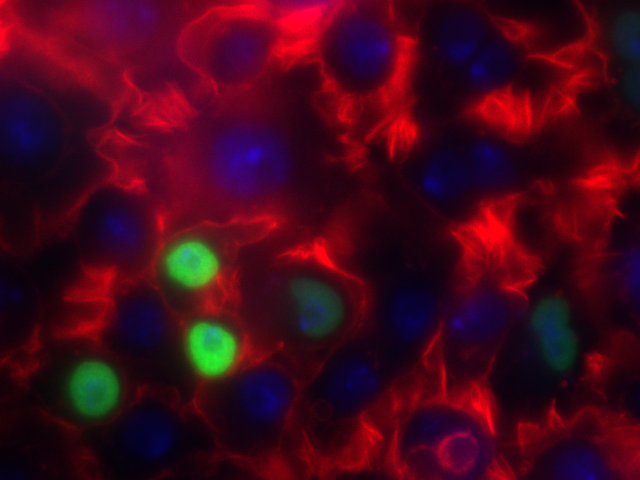
#> input picture lectures/ComputerVision/image1.png, 640 x 480 px
$ jupyter execute --allow-errors Bioimaging1.ipynb   (shell and % lines are left out)
#> lines starting #> are read from the running program, lines starting #| are printed output that depends on the picture; after the words box and inside, x2 and y2 are one past the last pixel; in counts of white or black regions, pixels touching at a corner belong together
# Lecture 19: Bioimaging I

CBIO (CSCI) 4835/6835: Introduction to Computational Biology

## Overview and Objectives

Now that we've covered the basics of computer vision, let's look at how this can be applied in a biological setting with some in-depth examples of how to analyze biological images. By the end of this lecture, you should be able:

 - Explain convolutional filters and how they perform operations such as blurring, sharpening, and edge finding
 - Implement erosion and dilation and define them in the context of image processing
 - Provide an end-to-end example of how to segment an image (for example: count cells)

## Part 1: Filters

What does "filter" mean to you?

Instagram?

Photoshop?

Both are technically "yes", as they use the same underlying principle.

A filter applies a *convolution kernel* to an image.

Although this sounds fancy, this is just a generalization of a very simple idea: rather than applying a specific function to one pixel, this uses the pixel's surrounding neighborhood to apply a function.

The kernel is represented by an $n \times n$ matrix where the target pixel is in the center (so $n$ needs to be an odd number).

The output of the filter is the sum of the products of the matrix elements with the corresponding pixels they overlap.

Confused?

Here's what it looks like. The image is the bigger $5 \times 5$ matrix; the filter is the smaller $3 \times 3$ matrix:

$$
\begin{bmatrix}
1 & 0 & 1 \\
0 & 1 & 0 \\
1 & 0 & 1
\end{bmatrix}
$$

https://github.com/eds-uga/cbio4835-fa18/blob/master/lectures/Bioimaging1/convolution.gif

### Convolutional Kernels

A convolution is basically a multiplication: the smaller matrix is multiplied element-wise with the overlapped entries of the larger matrix. These products are then all summed together into a new value for the pixel at the very center of the filter.

Then the filter is moved and the process repeats. This is true for any and all filters (or *kernels*).

What creates the specific effect, then--edge finding, blurring, sharpening, and so on--is the specific numbers in the filter. As such, there are some common filters:

[Wikipedia has a whole page](https://en.wikipedia.org/wiki/Kernel_(image_processing)#Details) on common convolutional filters.

Of course, you don't have to design the filter and code up the convolution yourself (though you could!). Most image processing packages have default versions of these filters included.

[cell 1]
import matplotlib.pyplot as plt
import matplotlib.image as mpimg
from PIL import Image
from PIL import ImageFilter

img = Image.open("ComputerVision/image1.png")
#> img is the input picture: PIL image 640x480 RGB; mean R, G, B 67, 7.3, 26.3
plt.imshow(img)

Some of the PIL built-in filters include:

 - BLUR
 - CONTOUR
 - DETAIL
 - EDGE_ENHANCE
 - EDGE_ENHANCE_MORE
 - EMBOSS
 - FIND_EDGES
 - SMOOTH
 - SMOOTH_MORE
 - SHARPEN

Here's BLUR:

[cell 2]
import numpy as np

blurred = img.filter(ImageFilter.BLUR)
f = plt.figure(figsize = (12, 6))
f.add_subplot(1, 2, 1)
plt.imshow(np.array(img))
f.add_subplot(1, 2, 2)
plt.imshow(np.array(blurred))
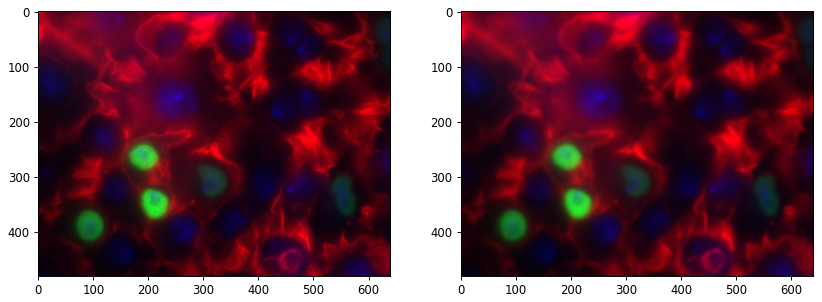
#> figure drawn by matplotlib, 2 panels

Here's SHARPEN:

[cell 3]
sharpened = img.filter(ImageFilter.SHARPEN)
f = plt.figure(figsize = (12, 6))
f.add_subplot(1, 2, 1)
plt.imshow(np.array(img))
f.add_subplot(1, 2, 2)
plt.imshow(np.array(sharpened))

And FIND_EDGES (more on this later):

[cell 4]
edges = img.filter(ImageFilter.FIND_EDGES)
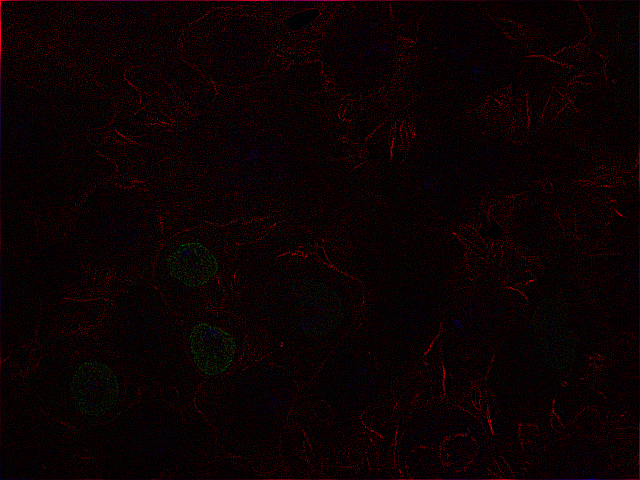
#> edges: PIL image 640x480 RGB; mean R, G, B 11.5, 1.4, 2.7
f = plt.figure(figsize = (12, 6))
f.add_subplot(1, 2, 1)
plt.imshow(np.array(img))
f.add_subplot(1, 2, 2)
plt.imshow(np.array(edges))
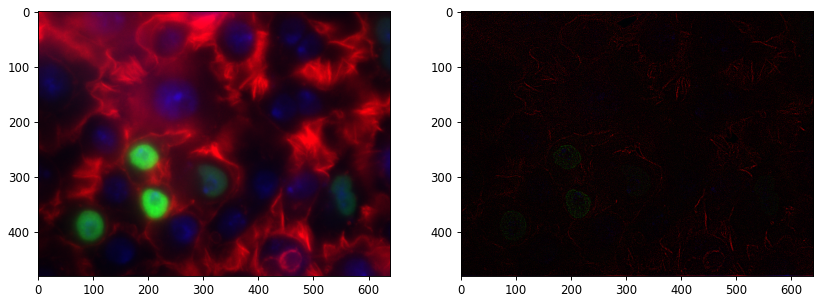
#> figure drawn by matplotlib, 2 panels

There are other filters that don't quite abide by the "multiply every corresponding element and then sum the products" rule of convolution.

In deep learning parlance, these filters are known as "pooling" operators, because while you still have a filter that slides over the image, you *choose one* of the pixel values within that filter instead of computing a function over *all the pixel values*.

As common examples, we have
 - Median filters: picking the median pixel value in the filter range
 - Max and min filters: picking the maximum (max-pool) or minimum (min-pool) pixel value in the filter range

Here's max-pooling:

[cell 5]
max_pool = img.filter(ImageFilter.MaxFilter(5))  # This means a 5x5 filter
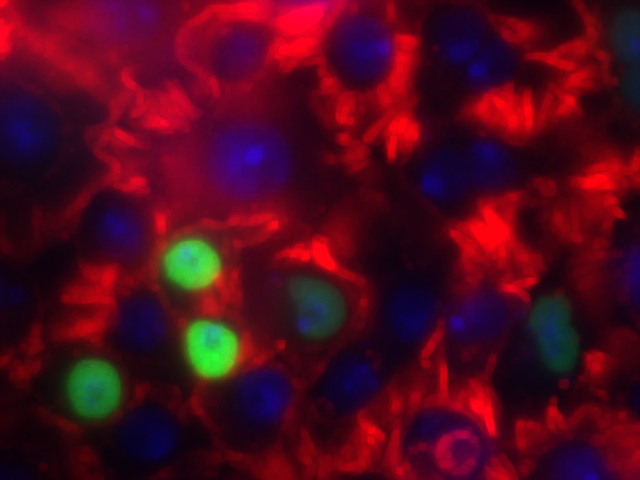
#> max_pool: PIL image 640x480 RGB; mean R, G, B 78.8, 8.9, 29
f = plt.figure(figsize = (12, 6))
f.add_subplot(1, 2, 1)
plt.imshow(np.array(img))
f.add_subplot(1, 2, 2)
plt.imshow(np.array(max_pool))

(just to help things, let's convert to grayscale and try that again)

[cell 6]
img = img.convert("L")
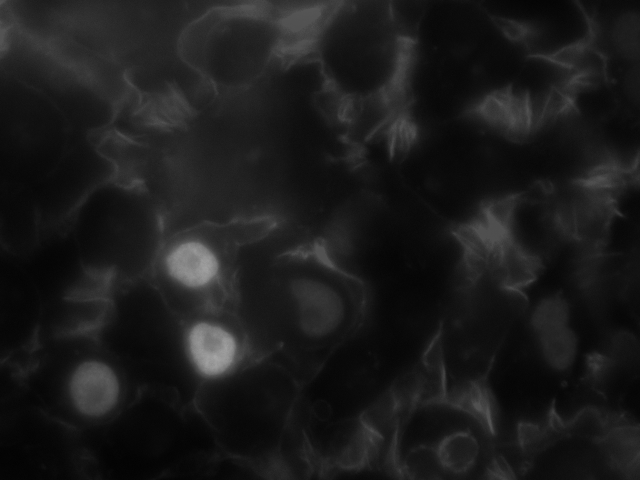
#> img: PIL image 640x480 L; min 2, max 165, mean 27.3

# Same code as before.
max_pool = img.filter(ImageFilter.MaxFilter(11))  # This means an 11x11 filter
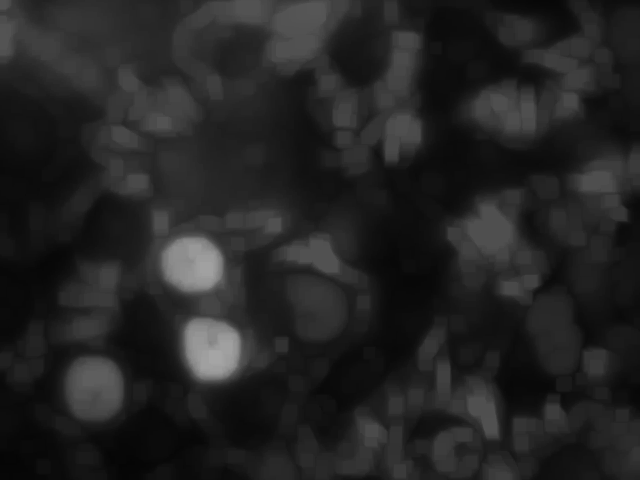
#> max_pool: PIL image 640x480 L; min 5, max 165, mean 35.8
f = plt.figure(figsize = (12, 6))
f.add_subplot(1, 2, 1)
plt.imshow(np.array(img), cmap = "gray")
f.add_subplot(1, 2, 2)
plt.imshow(np.array(max_pool), cmap = "gray")

How about median pooling?

[cell 7]
median_pool = img.filter(ImageFilter.MedianFilter(11))  # This means an 11x11 filter
f = plt.figure(figsize = (12, 6))
f.add_subplot(1, 2, 1)
plt.imshow(np.array(img), cmap = "gray")
f.add_subplot(1, 2, 2)
plt.imshow(np.array(median_pool), cmap = "gray")

### So...

What are the benefits of filtering and pooling? Why would something like a blur filter or a median filter be nice to use?

**These filters clear out a lot of noise**.

 -  By considering neighborhoods of pixels, you're able to automatically dampen tiny flecks of fluorescence that don't correspond to anything, because they'll be surrounded by black.

 - On the other hand, filters like blur and median won't [strongly] affect large sources of fluorescence, since the neighborhoods of any given pixel will also be emitting lots of signal.

**Protip**: median filters are awesome for getting rid of tiny little specks of light you don't want, while maintaining sharp edges between objects (unlike Gaussian blur filters).

## Part 2: Edges

Edge-finding is an important aspect of bioimaging and image processing in general.

Edges essentially denote "image derivatives" (and are essentially calculated as such!). Edges are formed by the image pixels changing suddenly.

Edges delineate objects. The question isn't necessarily where the edges of the object are, but *which* edges belong to the object you're interested in.

### Canny Edge Detector

One of the most popular algorithms for finding edges in an image is the *Canny Edge Detector*.

The Canny edge detector works in three distinct phases (don't worry, you won't have to implement any of these):

1: It runs a filter (!) over the image, using the Gaussian formulation, to generate a filtered image. However, this Gaussian filter is a special variant--it actually represents the *first derivative* of a Gaussian. Running this filter over the image *essentially* computes the image derivatives at each pixel.

2: The filter generates a lot of "candidate" edges that have to be pruned down; the edges are reduced until they're only 1 pixel thick.

3: Finally, a threshold is applied: a pixel is considered part of an "edge" if its derivative (as computed in step 1) exceeds a certain value. The higher the threshold, the larger the pixel derivative has to be to be considered an edge.

In action, Canny edge detectors looks something like this:

[cell 8]
import skimage.feature as feature

img = np.array(img)
canny_small = feature.canny(img, sigma = 1)
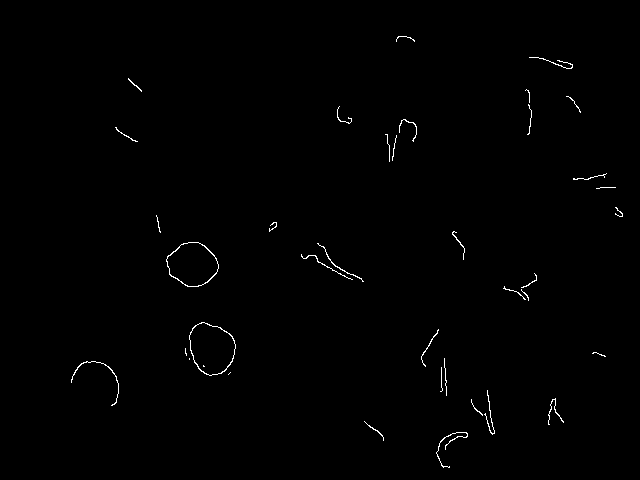
#> canny_small: shape (480, 640) bool; 0.56% white in thin lines or dots, all inside (x1, y1, x2, y2) = (71, 36, 623, 468)
canny_large = feature.canny(img, sigma = 3)
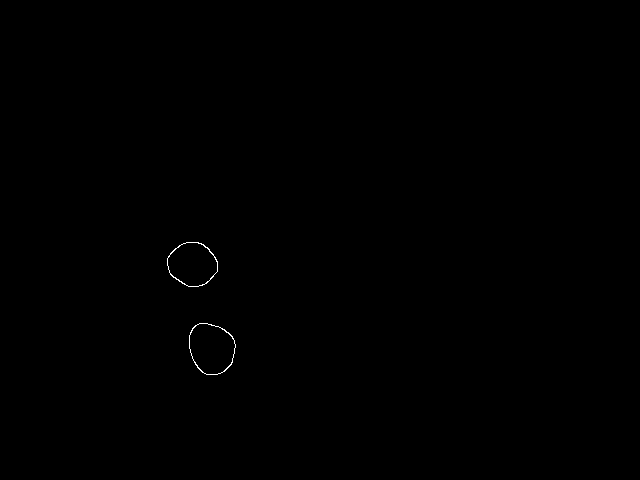
#> canny_large: shape (480, 640) bool; 0.11% white in thin lines or dots, all inside (x1, y1, x2, y2) = (167, 242, 236, 375)

f = plt.figure(figsize = (12, 6))
f.add_subplot(1, 3, 1)
plt.imshow(img, cmap = "gray")
f.add_subplot(1, 3, 2)
plt.imshow(canny_small, cmap = "gray")
f.add_subplot(1, 3, 3)
plt.imshow(canny_large, cmap = "gray")

 - Note how many fewer edges there are with `sigma = 3` than `sigma = 1`.
 - By making this sigma larger, you're upweighting neighboring pixels in the Gaussian derivative filter.
 - This makes it harder for the middle pixel (the one under consideration as an edge, or not) to exceed the "threshold" from step 3 to be considered an edge.
 - The `sigma` argument essentially equates to the "width" of the filter--smaller width, smaller neighborhood; therefore, more representation by the middle pixel.

### Erosion and Dilation

Another common noise-reducing step is some combination of *erosion* and *dilation*.

These don't find edges per se, but rather they modify the edges.

Erosion will move along objects and erode them by 1 pixel (or more).

This has the benefit of utterly wiping out objects that are very small--these are usually noise anyway.

Dilation is the inverse operation: it will move along objects, padding their edges by 1 pixel (or more).

This has the effect of smoothing object edges--jagged edges are filled in.

These two effects are often used in tandem to smooth out potentially rough images.

[cell 9]
import skimage.morphology as morphology

de1 = morphology.dilation(morphology.erosion(img))
de2 = morphology.dilation(morphology.erosion(de1))

f = plt.figure(figsize = (18, 9))
f.add_subplot(1, 3, 1)
plt.imshow(img, cmap = "gray")
f.add_subplot(1, 3, 2)
plt.imshow(de1, cmap = "gray")
f.add_subplot(1, 3, 3)
plt.imshow(de2, cmap = "gray")
